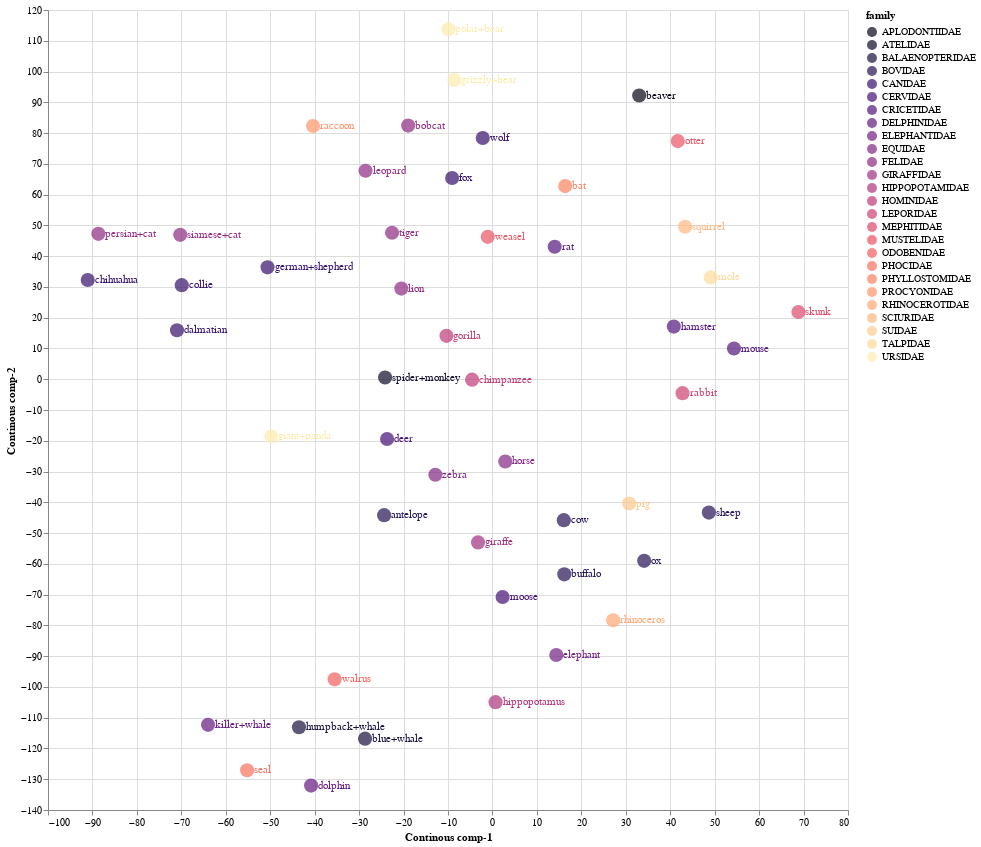

Here is the notebook cell this chart was saved with:
### Code cell
source = tsne_continous_df1

points = alt.Chart(source).mark_circle(size=200).encode(
    x='Continous comp-1:Q',
    y='Continous comp-2:Q',
    color=alt.Color('family:N', scale=alt.Scale(scheme='Magma'))
    ).properties(
    width=800,
    height=800
)

text = points.mark_text(
    align='left',
    baseline='middle',
    dx=7
).encode(
    text='index:N'
)

points.interactive() + text

### Figure 1 — Vega-Lite specification as saved in the notebook (floating-point values rounded to 4 significant figures)
{"config": {"view": {"continuousWidth": 400, "continuousHeight": 300}}, "layer": [{"mark": {"type": "circle", "size": 200}, "encoding": {"color": {"field": "family", "scale": {"scheme": "Magma"}, "type": "nominal"}, "x": {"field": "Continous comp-1", "type": "quantitative"}, "y": {"field": "Continous comp-2", "type": "quantitative"}}, "height": 800, "selection": {"selector002": {"type": "interval", "bind": "scales", "encodings": ["x", "y"]}}, "width": 800}, {"mark": {"type": "text", "align": "left", "baseline": "middle", "dx": 7}, "encoding": {"color": {"field": "family", "scale": {"scheme": "Magma"}, "type": "nominal"}, "text": {"field": "index", "type": "nominal"}, "x": {"field": "Continous comp-1", "type": "quantitative"}, "y": {"field": "Continous comp-2", "type": "quantitative"}}, "height": 800, "width": 800}], "data": {"name": "data-0282bf937db61b6f588a1b40b39a9a2a"}, "$schema": "https://vega.github.io/schema/vega-lite/v4.17.0.json", "datasets": {"data-0282bf937db61b6f588a1b40b39a9a2a": [{"Continous comp-1": -24.37, "Continous comp-2": -44.18, "index": "antelope", "order": "ARTIODACTYLA", "family": "BOVIDAE", "K_mean": 9}, {"Continous comp-1": -8.602, "Continous comp-2": 97.28, "index": "grizzly+bear", "order": "CARNIVORA", "family": "URSIDAE", "K_mean": 8}, {"Continous comp-1": -63.99, "Continous comp-2": -112.3, "index": "killer+whale", "order": "ARTIODACTYLA", "family": "DELPHINIDAE", "K_mean": 3}, {"Continous comp-1": 33.01, "Continous comp-2": 92.21, "index": "beaver", "order": "RODENTIA", "family": "APLODONTIIDAE", "K_mean": 4}, {"Continous comp-1": -70.98, "Continous comp-2": 15.93, "index": "dalmatian", "order": "CARNIVORA", "family": "CANIDAE", "K_mean": 6}, {"Continous comp-1": -88.67, "Continous comp-2": 47.24, "index": "persian+cat", "order": "CARNIVORA", "family": "FELIDAE", "K_mean": 10}, {"Continous comp-1": 2.886, "Continous comp-2": -26.73, "index": "horse", "order": "PERISSODACTYLA", "family": "EQUIDAE", "K_mean": 9}, {"Continous comp-1": -50.6, "Continous comp-2": 36.37, "index": "german+shepherd", "order": "CARNIVORA", "family": "CANIDAE", "K_mean": 6}, {"Continous comp-1": -28.67, "Continous comp-2": -116.8, "index": "blue+whale", "order": "ARTIODACTYLA", "family": "BALAENOPTERIDAE", "K_mean": 14}, {"Continous comp-1": -70.25, "Continous comp-2": 46.94, "index": "siamese+cat", "order": "CARNIVORA", "family": "FELIDAE", "K_mean": 6}, {"Continous comp-1": 68.84, "Continous comp-2": 21.85, "index": "skunk", "order": "CARNIVORA", "family": "MEPHITIDAE", "K_mean": 5}, {"Continous comp-1": 49.11, "Continous comp-2": 33.09, "index": "mole", "order": "EULIPOTYPHLA", "family": "TALPIDAE", "K_mean": 5}, {"Continous comp-1": -22.59, "Continous comp-2": 47.59, "index": "tiger", "order": "CARNIVORA", "family": "FELIDAE", "K_mean": 0}, {"Continous comp-1": 0.6964, "Continous comp-2": -105.0, "index": "hippopotamus", "order": "ARTIODACTYLA", "family": "HIPPOPOTAMIDAE", "K_mean": 11}, {"Continous comp-1": -28.56, "Continous comp-2": 67.74, "index": "leopard", "order": "CARNIVORA", "family": "FELIDAE", "K_mean": 8}, {"Continous comp-1": 2.285, "Continous comp-2": -70.77, "index": "moose", "order": "ARTIODACTYLA", "family": "CERVIDAE", "K_mean": 2}, {"Continous comp-1": -24.16, "Continous comp-2": 0.5583, "index": "spider+monkey", "order": "PRIMATES", "family": "ATELIDAE", "K_mean": 1}, {"Continous comp-1": -43.53, "Continous comp-2": -113.1, "index": "humpback+whale", "order": "ARTIODACTYLA", "family": "BALAENOPTERIDAE", "K_mean": 14}, {"Continous comp-1": 14.37, "Continous comp-2": -89.64, "index": "elephant", "order": "PROBOSCIDEA", "family": "ELEPHANTIDAE", "K_mean": 11}, {"Continous comp-1": -10.34, "Continous comp-2": 14.1, "index": "gorilla", "order": "PRIMATES", "family": "HOMINIDAE", "K_mean": 13}, {"Continous comp-1": 34.14, "Continous comp-2": -59.02, "index": "ox", "order": "ARTIODACTYLA", "family": "BOVIDAE", "K_mean": 2}, {"Continous comp-1": -9.065, "Continous comp-2": 65.4, "index": "fox", "order": "CARNIVORA", "family": "CANIDAE", "K_mean": 8}, {"Continous comp-1": 48.69, "Continous comp-2": -43.34, "index": "sheep", "order": "ARTIODACTYLA", "family": "BOVIDAE", "K_mean": 2}, {"Continous comp-1": -55.2, "Continous comp-2": -127.1, "index": "seal", "order": "CARNIVORA", "family": "PHOCIDAE", "K_mean": 3}, {"Continous comp-1": -4.581, "Continous comp-2": -0.1476, "index": "chimpanzee", "order": "PRIMATES", "family": "HOMINIDAE", "K_mean": 13}, {"Continous comp-1": 40.81, "Continous comp-2": 17.11, "index": "hamster", "order": "RODENTIA", "family": "CRICETIDAE", "K_mean": 5}, {"Continous comp-1": 43.35, "Continous comp-2": 49.57, "index": "squirrel", "order": "RODENTIA", "family": "SCIURIDAE", "K_mean": 7}, {"Continous comp-1": 27.17, "Continous comp-2": -78.37, "index": "rhinoceros", "order": "PERISSODACTYLA", "family": "RHINOCEROTIDAE", "K_mean": 11}, {"Continous comp-1": 42.77, "Continous comp-2": -4.521, "index": "rabbit", "order": "LAGOMORPHA", "family": "LEPORIDAE", "K_mean": 5}, {"Continous comp-1": 16.37, "Continous comp-2": 62.78, "index": "bat", "order": "CHIROPTERA", "family": "PHYLLOSTOMIDAE", "K_mean": 13}, {"Continous comp-1": -3.245, "Continous comp-2": -53.04, "index": "giraffe", "order": "ARTIODACTYLA", "family": "GIRAFFIDAE", "K_mean": 2}, {"Continous comp-1": -2.179, "Continous comp-2": 78.38, "index": "wolf", "order": "CARNIVORA", "family": "CANIDAE", "K_mean": 8}, {"Continous comp-1": -91.06, "Continous comp-2": 32.26, "index": "chihuahua", "order": "CARNIVORA", "family": "CANIDAE", "K_mean": 10}, {"Continous comp-1": 14.0, "Continous comp-2": 43.04, "index": "rat", "order": "RODENTIA", "family": "CRICETIDAE", "K_mean": 0}, {"Continous comp-1": -1.051, "Continous comp-2": 46.27, "index": "weasel", "order": "CARNIVORA", "family": "MUSTELIDAE", "K_mean": 0}, {"Continous comp-1": 41.71, "Continous comp-2": 77.39, "index": "otter", "order": "CARNIVORA", "family": "MUSTELIDAE", "K_mean": 4}, {"Continous comp-1": 16.17, "Continous comp-2": -63.4, "index": "buffalo", "order": "ARTIODACTYLA", "family": "BOVIDAE", "K_mean": 2}, {"Continous comp-1": -12.85, "Continous comp-2": -31.06, "index": "zebra", "order": "PERISSODACTYLA", "family": "EQUIDAE", "K_mean": 9}, {"Continous comp-1": -49.78, "Continous comp-2": -18.61, "index": "giant+panda", "order": "CARNIVORA", "family": "URSIDAE", "K_mean": 1}, {"Continous comp-1": -23.7, "Continous comp-2": -19.41, "index": "deer", "order": "ARTIODACTYLA", "family": "CERVIDAE", "K_mean": 9}, {"Continous comp-1": -18.96, "Continous comp-2": 82.43, "index": "bobcat", "order": "CARNIVORA", "family": "FELIDAE", "K_mean": 8}, {"Continous comp-1": 30.75, "Continous comp-2": -40.39, "index": "pig", "order": "ARTIODACTYLA", "family": "SUIDAE", "K_mean": 2}, {"Continous comp-1": -20.49, "Continous comp-2": 29.46, "index": "lion", "order": "CARNIVORA", "family": "FELIDAE", "K_mean": 8}, {"Continous comp-1": 54.34, "Continous comp-2": 9.972, "index": "mouse", "order": "RODENTIA", "family": "CRICETIDAE", "K_mean": 5}, {"Continous comp-1": -9.917, "Continous comp-2": 113.7, "index": "polar+bear", "order": "CARNIVORA", "family": "URSIDAE", "K_mean": 12}, {"Continous comp-1": -69.9, "Continous comp-2": 30.58, "index": "collie", "order": "CARNIVORA", "family": "CANIDAE", "K_mean": 6}, {"Continous comp-1": -35.5, "Continous comp-2": -97.54, "index": "walrus", "order": "CARNIVORA", "family": "ODOBENIDAE", "K_mean": 14}, {"Continous comp-1": -40.36, "Continous comp-2": 82.31, "index": "raccoon", "order": "CARNIVORA", "family": "PROCYONIDAE", "K_mean": 7}, {"Continous comp-1": 16.06, "Continous comp-2": -45.79, "index": "cow", "order": "ARTIODACTYLA", "family": "BOVIDAE", "K_mean": 2}, {"Continous comp-1": -40.8, "Continous comp-2": -132.1, "index": "dolphin", "order": "ARTIODACTYLA", "family": "DELPHINIDAE", "K_mean": 3}]}}
